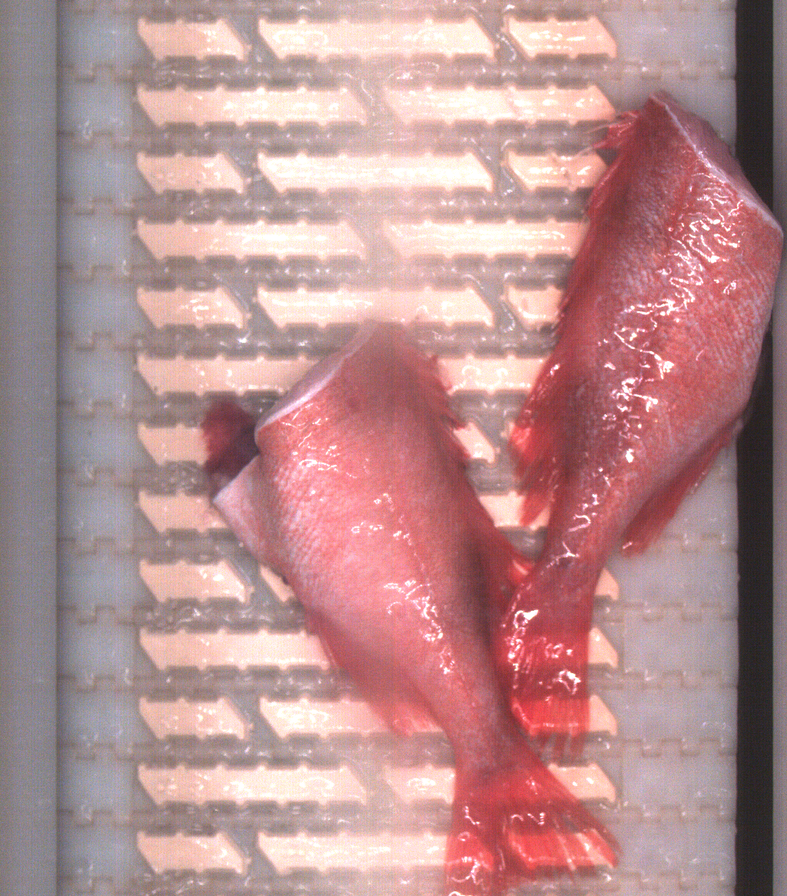
#> input picture 1_data/Marelec_sample2/2/2021-04-27-03-40-44-041-Sei-Hyse-56.000.bmp, 787 x 896 px, shrunk from 1024 x 1166 before the run; its folder holds only this picture in this run
$ jupyter execute marelec.ipynb   (shell and % lines are left out)
#> lines starting #> are read from the running program, lines starting #| are printed output that depends on the picture
[cell 1]
# ==========================================
# IMPORTS & SETUP
# ==========================================
import cv2
import numpy as np
import matplotlib.pyplot as plt
import glob
import os
import math

# Zorg ervoor dat matplotlib figuren netjes in de notebook worden weergegeven

[cell 2]
# Het absolute pad naar map met 2 vissen ('r' voor raw string in Windows)
dataset_path = r'C:\0 School\2025-26\Semester 2\3 Computervisie\Lab6-Project Marelec v2\6_marelec_project\1_data\Marelec_sample\2'

# Zoek alle bestanden in deze map.
image_paths = glob.glob(os.path.join(dataset_path, '*.*'))
print(f"Aantal gevonden bestanden: {len(image_paths)}\n")

# Controle 1: Hebben we bestanden gevonden?
if len(image_paths) == 0:
    print("Fout: Geen afbeeldingen gevonden")
else:
    # Controle 2: Kunnen we een afbeelding inlezen?
    test_path = image_paths[0]
    test_img = cv2.imread(test_path)
#> test_img is the input picture: shape (896, 787, 3); mean B, G, R 143.2, 142.3, 183.5

    if test_img is None:
        print(f"Fout: Kon het bestand '{test_path}' niet inlezen")
    else:
        print(f"Afbeelding ingeladen: {os.path.basename(test_path)}")
        print(f"Resolutie afbeelding: {test_img.shape[1]}x{test_img.shape[0]} (Breedte x Hoogte)")
#| Resolutie afbeelding: 787x896 (Breedte x Hoogte)

        # Laat beeld zien ter controle.
        test_img_rgb = cv2.cvtColor(test_img, cv2.COLOR_BGR2RGB)

        plt.figure(figsize=(10, 5))
        plt.imshow(test_img_rgb)
        plt.title(f"{os.path.basename(test_path)}")
        plt.axis('off')
        plt.show()

[cell 3]
# Gebruik 'test_path' uit vorige cel
img = cv2.imread(test_path)
hsv_img = cv2.cvtColor(img, cv2.COLOR_BGR2HSV)
#> hsv_img: shape (896, 787, 3); mean H, S, V 89.1, 63.8, 184.6

# Splits kanalen
h, s, v = cv2.split(hsv_img)
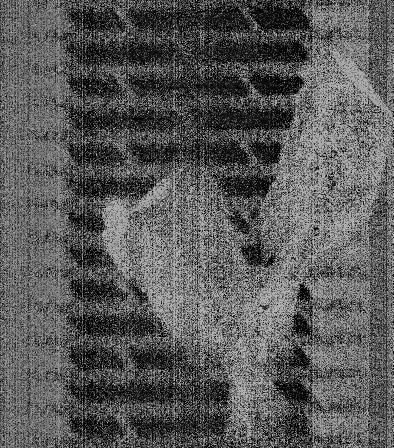
#> h: shape (896, 787) (shown at 1/2 size); min 0, max 179, mean 89.1
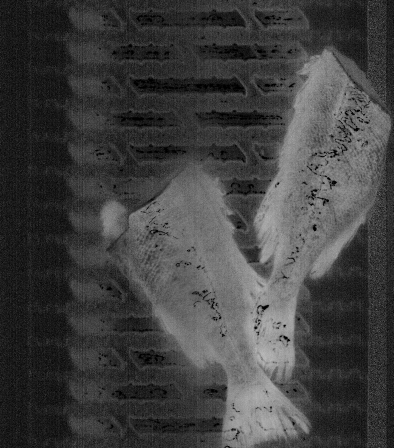
#> s: shape (896, 787) (shown at 1/2 size); min 0, max 202, mean 63.8
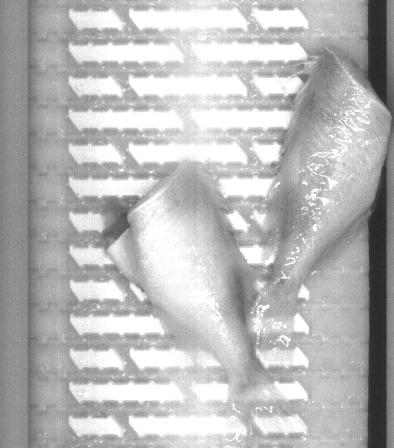
#> v: shape (896, 787) (shown at 1/2 size); min 30, max 255, mean 184.6

# Visualiseer de histogrammen
plt.figure(figsize=(15, 4))
plt.subplot(1, 3, 1)
plt.hist(h.ravel(), bins=180, range=[0, 180], color='red', alpha=0.7)
plt.title('Hue (H) - Kleur')

plt.subplot(1, 3, 2)
plt.hist(s.ravel(), bins=256, range=[0, 256], color='green', alpha=0.7)
plt.title('Saturation (S) - Intensiteit')

plt.subplot(1, 3, 3)
plt.hist(v.ravel(), bins=256, range=[0, 256], color='blue', alpha=0.7)
plt.title('Value (V) - Helderheid')
plt.show()
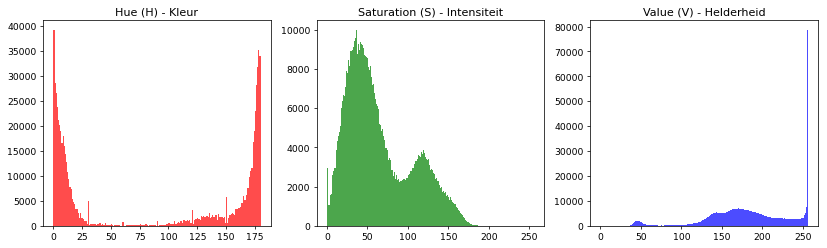
#> figure drawn by matplotlib, 3 panels; panel 1: tallest bar 39142 high, from x = 0 to 1; panel 2: tallest bar 9993 high, from x = 36 to 37; panel 3: tallest bar 78591 high, from x = 255 to 256

# We zoeken de meest voorkomende waarden (pieken in de data)
hist_h = cv2.calcHist([hsv_img], [0], None, [180], [0, 180]).flatten()
#> hist_h = 180 values, max 39142 at index 0, min 1 at index 59, mean 3917.5
hist_s = cv2.calcHist([hsv_img], [1], None, [256], [0, 256]).flatten()
#> hist_s = 256 values, max 9993 at index 36, min 0 at index 193, mean 2754.5

# Sorteer bins van hoog naar laag (negeer bin 0, dat is vaak puur zwart/schaduw)
top_h_bins = np.argsort(hist_h)[::-1]
#> top_h_bins = 180 values, max 179 at index 2, min 0 at index 0, mean 89.5
top_h_bins = top_h_bins[top_h_bins > 0][:10] # Pak de top 10 (zonder 0)
#> top_h_bins = [178, 179, 177, 1, 176, 2, 3, 175, 4, 5]

top_s_bins = np.argsort(hist_s)[::-1]
#> top_s_bins = 256 values, max 255 at index 230, min 0 at index 93, mean 127.5
top_s_bins = top_s_bins[top_s_bins > 0][:10]
#> top_s_bins = [36, 35, 38, 34, 41, 33, 42, 39, 43, 32]

print(f"Meest voorkomende Hue waarden: {top_h_bins}")
#| Meest voorkomende Hue waarden: [178 179 177   1 176   2   3 175   4   5]
print(f"Meest voorkomende Saturation waarden: {top_s_bins}")
#| Meest voorkomende Saturation waarden: [36 35 38 34 41 33 42 39 43 32]
print("Gemiddelde Saturation (S):", int(np.mean(s[s > 0])))
#| Gemiddelde Saturation (S): 64
print("Gemiddelde Value (V):", int(np.mean(v[v > 0])))
#| Gemiddelde Value (V): 184

$ run again, on 1_data/Marelec_sample2/2/2021-04-27-18-28-32-209-Sei-Hyse-70.000.bmp
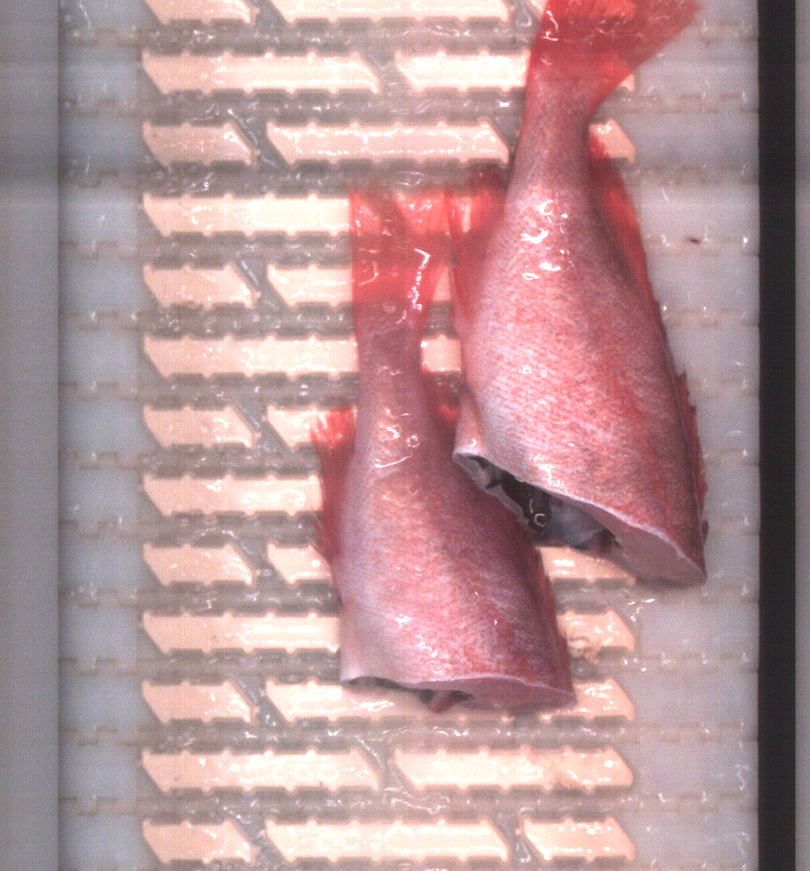
#> input picture 1_data/Marelec_sample2/2/2021-04-27-18-28-32-209-Sei-Hyse-70.000.bmp, 810 x 871 px, shrunk from 1024 x 1100 before the run
#> test_img is the input picture: shape (871, 810, 3); mean B, G, R 149.5, 147.4, 181.2
#| Resolutie afbeelding: 810x871 (Breedte x Hoogte)
#> hsv_img: shape (871, 810, 3); mean H, S, V 94.3, 54.4, 182.5
#> `h, s, v = cv2.split(hsv_img)`:
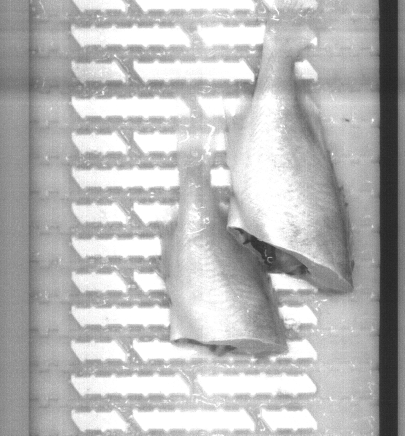
#> v: shape (871, 810) (shown at 1/2 size); min 32, max 255, mean 182.5
#> `plt.show()`:
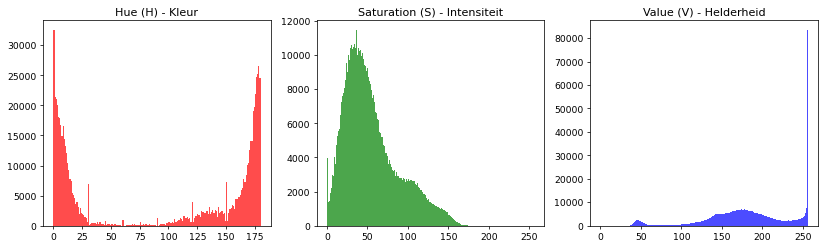
#> figure drawn by matplotlib, 3 panels; panel 1: tallest bar 32528 high, from x = 0 to 1; panel 2: tallest bar 11468 high, from x = 36 to 37; panel 3: tallest bar 83425 high, from x = 255 to 256
#> hist_h = 180 values, max 32528 at index 0, min 0 at index 59, mean 3919.5
#> hist_s = 256 values, max 11468 at index 36, min 0 at index 180, mean 2755.9
#> `top_h_bins = np.argsort(hist_h)[::-1]`: top_h_bins = 180 values, max 179 at index 4, min 0 at index 0, mean 89.5
#> `top_h_bins = top_h_bins[top_h_bins > 0][:10]`: top_h_bins = [178, 177, 176, 179, 175, 1, 2, 3, 174, 173]
#> `top_s_bins = np.argsort(hist_s)[::-1]`: top_s_bins = 256 values, max 255 at index 231, min 0 at index 65, mean 127.5
#> `top_s_bins = top_s_bins[top_s_bins > 0][:10]`: top_s_bins = [36, 38, 34, 30, 33, 32, 39, 29, 35, 31]
#| Meest voorkomende Hue waarden: [178 177 176 179 175   1   2   3 174 173]
#| Meest voorkomende Saturation waarden: [36 38 34 30 33 32 39 29 35 31]
#| Gemiddelde Saturation (S): 54
#| Gemiddelde Value (V): 182

$ run again, on 1_data/Marelec_sample2/2/2021-04-27-18-34-34-879-Sei-Hyse-83.000.bmp
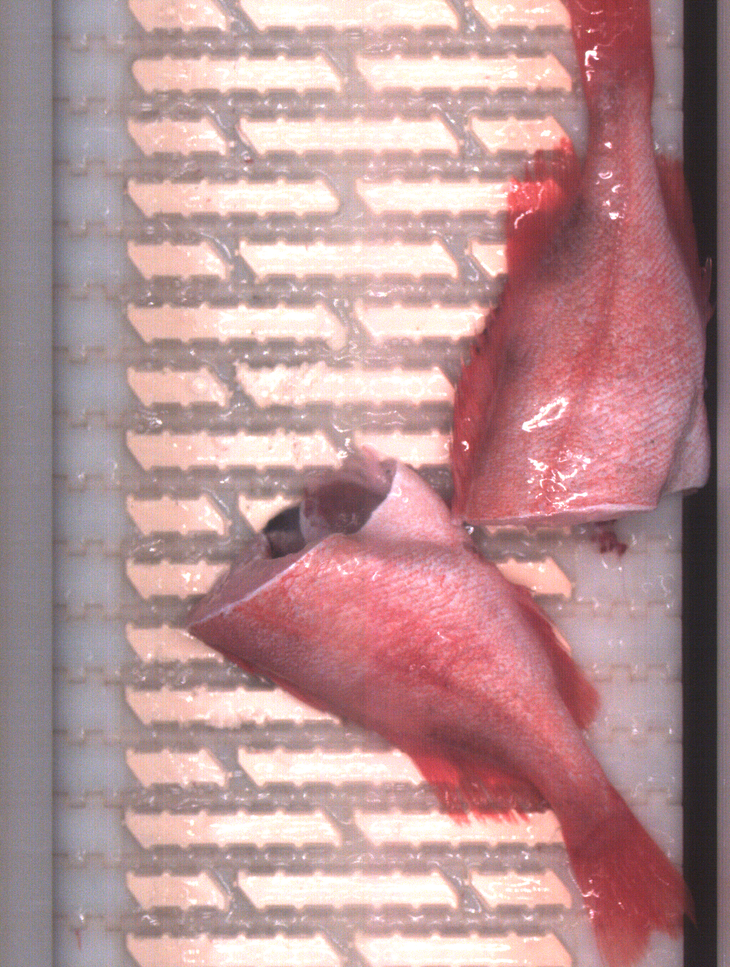
#> input picture 1_data/Marelec_sample2/2/2021-04-27-18-34-34-879-Sei-Hyse-83.000.bmp, 730 x 967 px, shrunk from 1024 x 1356 before the run
#> test_img is the input picture: shape (967, 730, 3); mean B, G, R 147.2, 145.6, 183
#| Resolutie afbeelding: 730x967 (Breedte x Hoogte)
#> hsv_img: shape (967, 730, 3); mean H, S, V 93.6, 59.7, 183.9
#> `h, s, v = cv2.split(hsv_img)`:
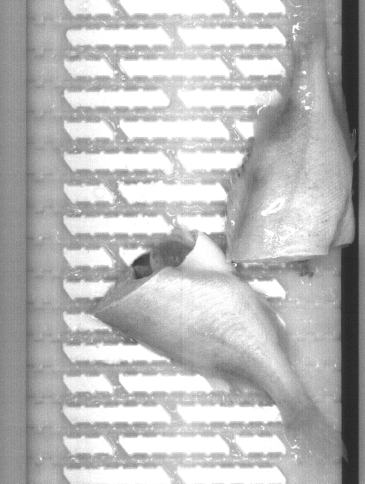
#> v: shape (967, 730) (shown at 1/2 size); min 32, max 255, mean 183.9
#> `plt.show()`:
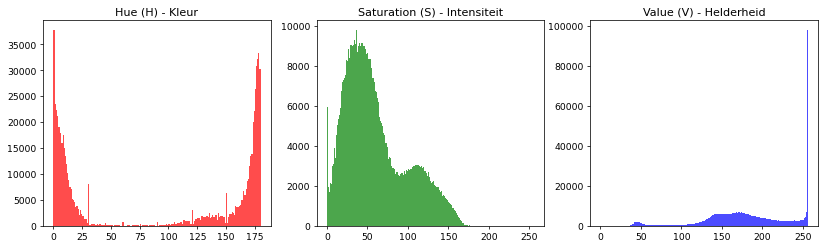
#> figure drawn by matplotlib, 3 panels; panel 1: tallest bar 37774 high, from x = 0 to 1; panel 2: tallest bar 9796 high, from x = 36 to 37; panel 3: tallest bar 97902 high, from x = 255 to 256
#> hist_h = 180 values, max 37774 at index 0, min 0 at index 59, mean 3921.7
#> hist_s = 256 values, max 9796 at index 36, min 0 at index 183, mean 2757.5
#> `top_h_bins = np.argsort(hist_h)[::-1]`: top_h_bins = 180 values, max 179 at index 4, min 0 at index 0, mean 89.5
#> `top_h_bins = top_h_bins[top_h_bins > 0][:10]`: top_h_bins = [178, 177, 176, 179, 175, 1, 2, 174, 3, 173]
#> `top_s_bins = np.argsort(hist_s)[::-1]`: top_s_bins = 256 values, max 255 at index 216, min 0 at index 47, mean 127.5
#> `top_s_bins = top_s_bins[top_s_bins > 0][:10]`: top_s_bins = [36, 38, 34, 44, 43, 42, 33, 40, 35, 29]
#| Meest voorkomende Hue waarden: [178 177 176 179 175   1   2 174   3 173]
#| Meest voorkomende Saturation waarden: [36 38 34 44 43 42 33 40 35 29]
#| Gemiddelde Saturation (S): 60
#| Gemiddelde Value (V): 183
